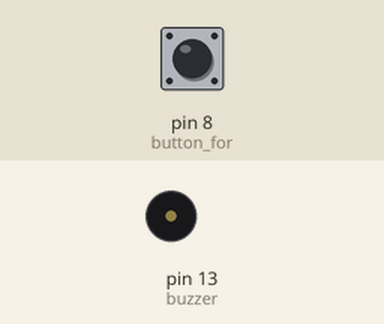
Bench run of a sketch on a simulated Arduino Uno, built with avr-gcc and run on an emulated ATmega328P. Parts: buzzer (waves = sounding). Inputs (shaded band) come from the test bench; at power-on: pin 8 (button_for) LOW. What the sketch prints to the serial monitor is not drawn.

Above: at 1.2 s.
1.3 s: pin 8 (button_for) pulled HIGH for 0.15 s
At 1.8 s:
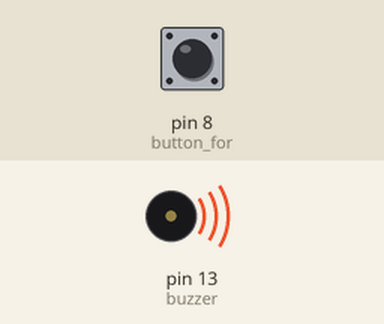
Timing chart, 0 to 5.8 s (numbered marks = the images above; inputs shaded):
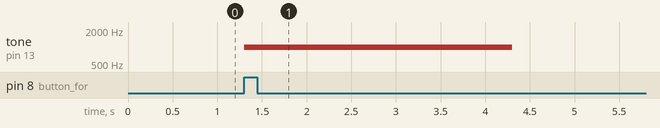

Measured:
- after the input at 1.3 s, tone on pin 13 (buzzer): silent → 1000 Hz at once, → silent 3.0 s later

The sketch:

Alarm_Clock.ino
```cpp
//Alarm clock
//Yifan Fang, ECE387, Spring 2019

int hr;
int mint;
int buzzer = 13;
bool set = false;
extern volatile unsigned long timer0_millis;
void setup(){

  pinMode(9, INPUT);//button for 'set'
  pinMode(10, INPUT);//button for '+1'
  pinMode(11, INPUT);//button for '-1'
  pinMode(12, INPUT);//button for 'switch set alarm between hour and minute'
  pinMode(8,INPUT);//button for 'on/off' alarm
  pinMode(buzzer,OUTPUT);
  Serial.begin(9600);

}
//set alarm hour range: 0-23, minute range: 0-59
void setAlarm(){
  hr = 0;
  mint = 0;
  //set button
  if(digitalRead(9) != HIGH){
  //switch button(hour)
    if(digitalRead(12) == HIGH){
  //+1
    if(digitalRead(10) == HIGH){
      delay(1000);
      if(hr < 23){
         hr = hr + 1;
      }else{
        hr = 0;
      }
      }
    //-1
    if(digitalRead(11) == HIGH){
      delay(1000);
      if(hr > 0){
         hr = hr - 1;
      }else{
        hr = 23;
      }
      }
  }
  //switch button(minute)
  if(digitalRead(12) != HIGH){
    if(digitalRead(10) == HIGH){
      delay(1000);
      if(mint < 59){
         mint = mint + 1;
      }else{
        mint = 0;
      }
      }
    if(digitalRead(11) == HIGH){
      delay(1000);
      if(mint > 0){
         hr = mint - 1;
      }else{
        mint = 59;
      }
      }
    }
  }
  //print alarm set on serial monitor
  Serial.print("SetAlarm: ");
  Serial.print(hr);
  Serial.print(" hour, ");
  Serial.print(mint);
  Serial.print(" minute");
  if(!set){
    Serial.println("alarm off!");
    }
}

void loop(){
  //turn on/off alarm
  if(digitalRead(8) == HIGH){
    set = true;
    }
  if(digitalRead(8) != HIGH){
    set = false;
    }
    //sound when system time >= alarm set AND set = true
  if(millis() >= ((hr*60*60000) + (mint*60000)) && set){
    tone(buzzer,1000);
    delay(3000);//sound on for 3s
    noTone(buzzer);
    delay(1000);//sound off for 1s
    }
    //display something when system time < alarm set
   if(set){
    Serial.print("not time yet(repeat per 30s)");
    delay(30000);
    }
    //if one day is passed reset millis() to 0
    if(millis() >= (24*60*60000)){
      noInterrupts ();
      timer0_millis = 0;
      interrupts ();
      }
  }
```
